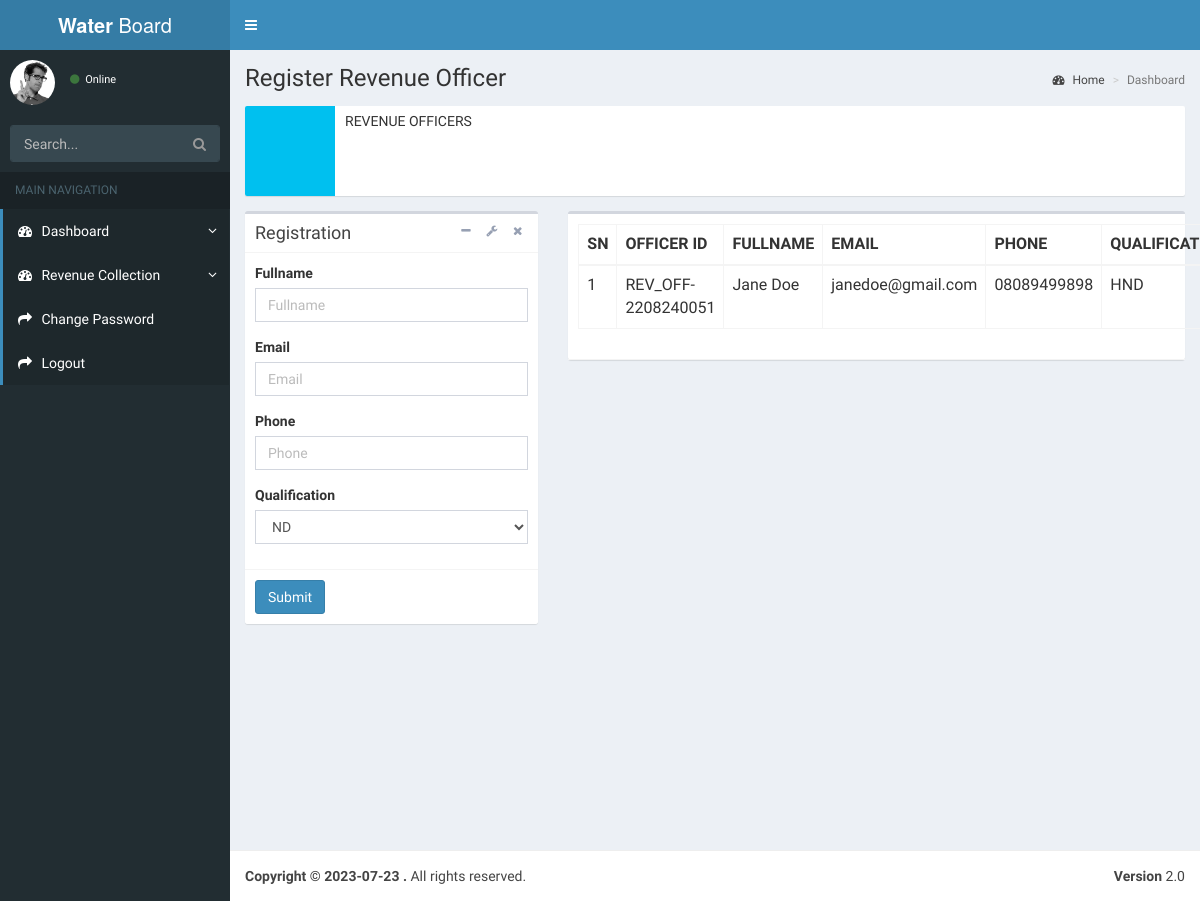
Before: /admin/revenueofficer.php?id=janedoe@gmail.com with the older database file.
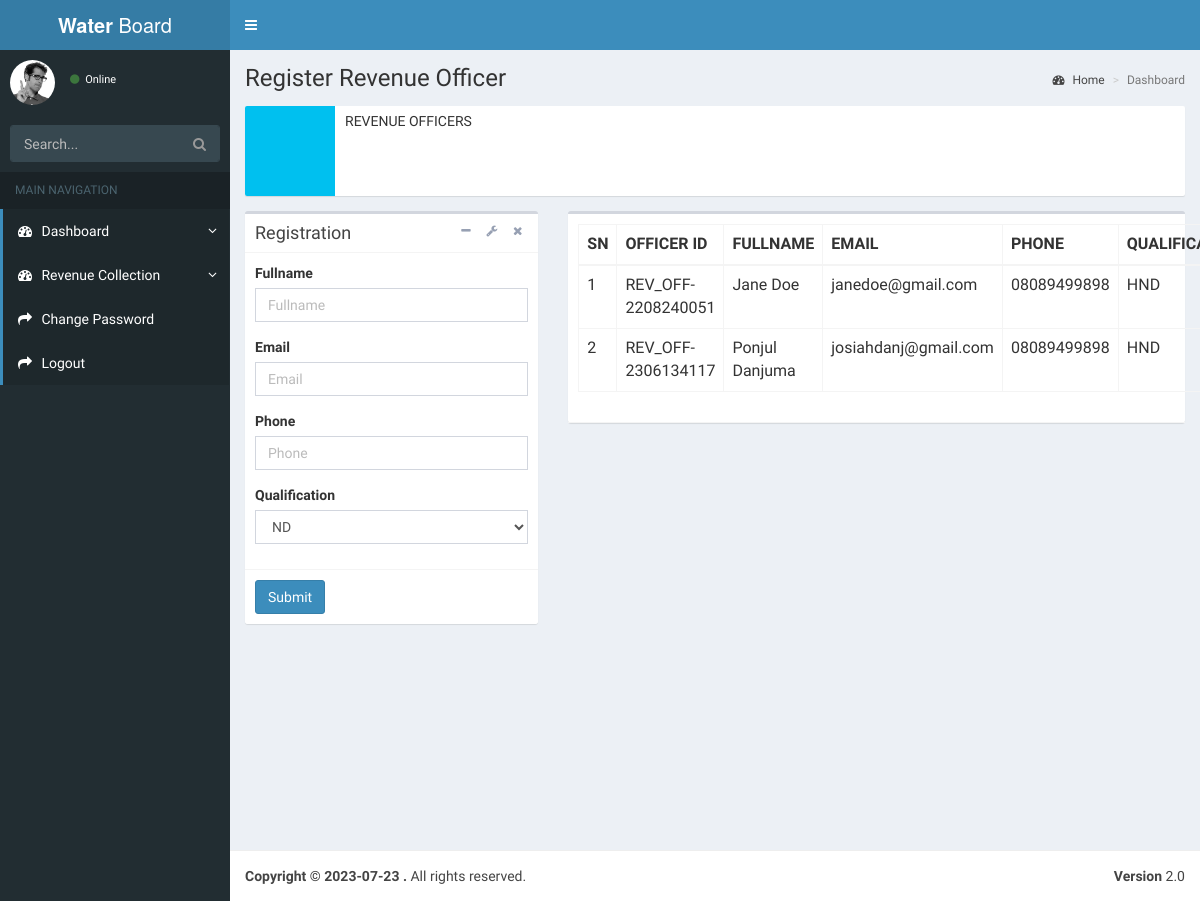
After: the same page with the newer database file.
### tables this page shows
CREATE TABLE `rev_officer` (
  `revid` varchar(30) NOT NULL,
  `fullname` varchar(30) NOT NULL,
  `email` varchar(40) NOT NULL,
  `phone` varchar(15) NOT NULL,
  `ql` varchar(30) NOT NULL
);

### admin/revenueofficer.php (the view, shortened to what this page needs)
<?php
include '../includes/connection.php';
$role = isset($_SESSION['urole']) ? $_SESSION['urole'] : "";
?>
<!DOCTYPE html>
<html>
    <head>
        <link href="bootstrap/css/bootstrap.min.css" rel="stylesheet" type="text/css" />
        <link href="https://maxcdn.bootstrapcdn.com/font-awesome/4.3.0/css/font-awesome.min.css" rel="stylesheet" type="text/css" />
        <link href="http://code.ionicframework.com/ionicons/2.0.0/css/ionicons.min.css" rel="stylesheet" type="text/css" />
        <link href="plugins/morris/morris.css" rel="stylesheet" type="text/css" />
        <link href="plugins/jvectormap/jquery-jvectormap-1.2.2.css" rel="stylesheet" type="text/css" />
        <link href="plugins/daterangepicker/daterangepicker-bs3.css" rel="stylesheet" type="text/css" />
        <link href="dist/css/AdminLTE.min.css" rel="stylesheet" type="text/css" />
        <link href="dist/css/skins/_all-skins.min.css" rel="stylesheet" type="text/css" />
    </head>
    <body class="skin-blue">
        <div class="wrapper">
            <?php
            include 'includes/header.php';
            ?>
            <?php
            include 'includes/sidebar.php';
            ?>
            <div class="content-wrapper">
                <section class="content-header">
                    <h1>
                        Register Revenue Officer
                    </h1>
                    <ol class="breadcrumb">
                        <li><a href="index.php"><i class="fa fa-dashboard"></i> Home</a></li>
                        <li class="active">Dashboard</li>
                    </ol>
                </section>
                <section class="content">
                    <div class="row">
                        <div class="col-md-12 col-sm-12 col-xs-12">
                            <div class="info-box">
                                <span class="info-box-icon bg-aqua"><i class="ion ion-ios-gear-outline"></i></span>
                                <div class="info-box-content">
                                    <span class="info-box-text">REVENUE OFFICERS</span>
                                </div>
                            </div>
                        </div>
                    </div>
                    <div class="row">
                        <div class="col-md-4">
                            <div class="box">
                                <div class="box-header with-border">
                                    <h3 class="box-title">Registration</h3>
                                    <div class="box-tools pull-right">
                                        <button class="btn btn-box-tool" data-widget="collapse"><i class="fa fa-minus"></i></button>
                                        <div class="btn-group">
                                            <button class="btn btn-box-tool dropdown-toggle" data-toggle="dropdown"><i class="fa fa-wrench"></i></button>
                                        </div>
                                        <button class="btn btn-box-tool" data-widget="remove"><i class="fa fa-times"></i></button>
                                    </div>
                                </div>
                                <form method="POST" action="" role="form">
                                    <div class="box-body">
                                        <div class="form-group">
                                            <label for="exampleInputPassword1">Fullname</label>
                                            <input required="" name="fullname" type="text" class="form-control" id="exampleInputPassword1" placeholder="Fullname">
                                        </div>
                                        <div class="form-group">
                                            <label for="exampleInputPassword1">Email</label>
                                            <input required="" name="email" type="text" class="form-control" id="exampleInputPassword1" placeholder="Email">
                                        </div>
                                        <div class="form-group">
                                            <label for="exampleInputPassword1">Phone</label>
                                            <input required="" name="phone" type="text" class="form-control" id="exampleInputPassword1" placeholder="Phone">
                                        </div>
                                        <div class="form-group">
                                            <label for="exampleInputEmail1">Qualification</label>
                                            <select required="" name="ql" class="form-control">
                                                <option value="ND">ND</option>
                                            </select>
                                        </div>
                                    </div>
                                    <div class="box-footer">
                                        <input type="submit" name="add" value="Submit"  class="btn btn-primary" >
                                    </div>
                                </form>
                            </div>
                        </div>
                        <div class="col-md-8">
                            <div class="box">
                                <div class="box-header with-border">
                                    <table id="example2" class="table table-bordered table-hover">
                                        <thead>
                                            <tr>
                                                <th>SN</th>
                                                <th>OFFICER ID</th>
                                                <th>FULLNAME</th>
                                                <th>EMAIL</th>
                                                <th>PHONE</th>
                                                <th>QUALIFICATION</th>
                                            </tr>
                                        </thead>
                                        <tbody>
                                            <?php
                                            $result = mysqli_query($conn, "select * from rev_officer");
                                            $a = 1;
                                            while ($row = mysqli_fetch_array($result)) {
                                                ?>
                                                <tr>
                                                    <td><?php echo $a; ?></td>
                                                    <td><?php echo $row["revid"]; ?></td>
                                                    <td><?php echo $row["fullname"]; ?></td>
                                                    <td> <?php echo $row["email"]; ?></td>
                                                    <td> <?php echo $row["phone"]; ?></td>
                                                    <td> <?php echo $row["ql"]; ?></td>
                                                </tr>
                                                <?php
                                                $a++;
                                            }
                                            ?>
                                        </tbody>
                                    </table>
                                </div>
                            </div>
                        </div>
                    </div>
                </section>
            </div>
            <?php
            include 'includes/footer.php';
            ?>
        </div>
    </body>
</html>

### admin/includes/header.php (shortened to what this page needs)
<header class="main-header">
       <a href="index.php" class="logo"><b>Water</b> Board</a>
       <nav class="navbar navbar-static-top" role="navigation">
         <a href="#" class="sidebar-toggle" data-toggle="offcanvas" role="button">
         </a>
       </nav>
     </header>

### admin/includes/sidebar.php (shortened to what this page needs)
<aside class="main-sidebar">
    <section class="sidebar">
        <div class="user-panel">
            <div class="pull-left image">
                <img src="dist/img/user2-160x160.jpg" class="img-circle" alt="User Image" />
            </div>
            <div class="pull-left info">
                <a href="#"><i class="fa fa-circle text-success"></i> Online</a>
            </div>
        </div>
        <form action="#" method="get" class="sidebar-form">
            <div class="input-group">
                <input type="text" name="q" class="form-control" placeholder="Search..."/>
                <span class="input-group-btn">
                    <button type='submit' name='search' id='search-btn' class="btn btn-flat"><i class="fa fa-search"></i></button>
                </span>
            </div>
        </form>
        <ul class="sidebar-menu">
            <li class="header">MAIN NAVIGATION</li>
            <?php
            if ($role == "admin") {
                ?>
                <li class="active treeview">
                    <a href="index.php">
                        <i class="fa fa-dashboard"></i> <span>Dashboard</span> <i class="fa fa-angle-left pull-right"></i>
                    </a>
                </li>
                <li class="active treeview">
                    <a href="revenueofficer.php">
                        <i class="fa fa-share"></i> <span>Add Revenue Officer</span>
                    </a>
                </li>
                <!--    <li class="active treeview">
                       <a href="routes.php">
                           <i class="fa fa-share"></i> <span>Distribution Routes</span>
                       </a>
                   </li>
                -->
                <li class="active treeview">
                    <a href="orders.php">
                        <i class="fa fa-share"></i> <span>Revenue Records</span>
                    </a>
                </li>
                <?php
            } else {
                ?>
                <li class="active treeview">
                    <a href="home.php">
                        <i class="fa fa-dashboard"></i> <span>Dashboard</span> <i class="fa fa-angle-left pull-right"></i>
                    </a>
                </li>
                <li class="active treeview">
                    <a href="rev_col.php">
                        <i class="fa fa-dashboard"></i> <span>Revenue Collection</span> <i class="fa fa-angle-left pull-right"></i>
                    </a>
                </li>
                <?php
            }
            ?>
            <li class="active treeview">
                <a href="changepass.php">
                    <i class="fa fa-share"></i> <span>Change Password</span>
                </a>
            </li>
            <li class="active treeview">
                <a href="logout.php">
                    <i class="fa fa-share"></i> <span>Logout</span>
                </a>
            </li>
        </ul>
    </section>
</aside>

### admin/includes/footer.php
<footer class="main-footer">
  <div class="pull-right hidden-xs">
    <b>Version</b> 2.0
  </div>
    <strong>Copyright &copy; <?php echo date("Y-m-d"); ?> <a href="https://csproject.com.ng"></a>.</strong> All rights reserved.
</footer>

Changed rows visible on the page:
added rev_officer: revid "REV_OFF-2306134117", fullname "Ponjul Danjuma", email "josiahdanj@gmail.com", phone "08089499898", ql "HND"
